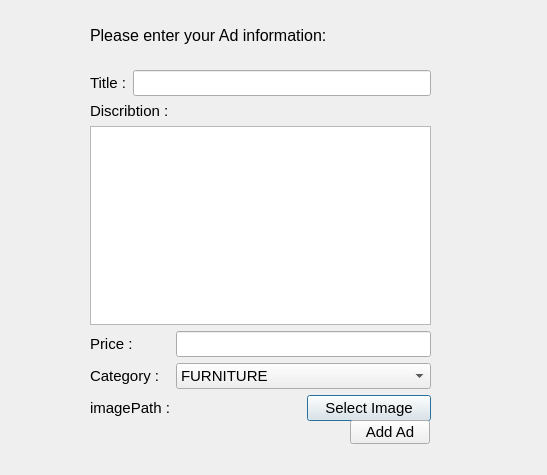
<?xml version="1.0" encoding="UTF-8"?>
<ui version="4.0">
 <class>AddAdDialog</class>
 <widget class="QDialog" name="AddAdDialog">
  <property name="geometry">
   <rect>
    <x>0</x>
    <y>0</y>
    <width>547</width>
    <height>475</height>
   </rect>
  </property>
  <property name="font">
   <font>
    <pointsize>11</pointsize>
   </font>
  </property>
  <property name="windowTitle">
   <string>Dialog</string>
  </property>
  <widget class="QWidget" name="verticalLayoutWidget_2">
   <property name="geometry">
    <rect>
     <x>90</x>
     <y>70</y>
     <width>341</width>
     <height>351</height>
    </rect>
   </property>
   <layout class="QVBoxLayout" name="verticalLayout_4">
    <item>
     <layout class="QHBoxLayout" name="horizontalLayout">
      <item>
       <widget class="QLabel" name="label_6">
        <property name="text">
         <string>Title :</string>
        </property>
       </widget>
      </item>
      <item>
       <widget class="QLineEdit" name="titleLineEdit"/>
      </item>
     </layout>
    </item>
    <item>
     <widget class="QLabel" name="label_4">
      <property name="text">
       <string>Discribtion :</string>
      </property>
     </widget>
    </item>
    <item>
     <widget class="QTextEdit" name="descTextEdit"/>
    </item>
    <item>
     <layout class="QHBoxLayout" name="horizontalLayout_2">
      <item>
       <layout class="QVBoxLayout" name="verticalLayout_3">
        <item>
         <widget class="QLabel" name="label">
          <property name="text">
           <string>Price :</string>
          </property>
         </widget>
        </item>
        <item>
         <widget class="QLabel" name="label_2">
          <property name="text">
           <string>Category :</string>
          </property>
         </widget>
        </item>
        <item>
         <widget class="QLabel" name="label_3">
          <property name="text">
           <string>imagePath :</string>
          </property>
         </widget>
        </item>
       </layout>
      </item>
      <item>
       <layout class="QVBoxLayout" name="verticalLayout_5">
        <item>
         <widget class="QLineEdit" name="priceLineEdit_3"/>
        </item>
        <item>
         <widget class="QComboBox" name="categoryComboBox">
          <item>
           <property name="text">
            <string>FURNITURE</string>
           </property>
          </item>
          <item>
           <property name="text">
            <string>ELECTRONICS</string>
           </property>
          </item>
          <item>
           <property name="text">
            <string>CLOTHING</string>
           </property>
          </item>
          <item>
           <property name="text">
            <string>Other</string>
           </property>
          </item>
         </widget>
        </item>
        <item>
         <layout class="QHBoxLayout" name="horizontalLayout_3">
          <item>
           <widget class="QLabel" name="pathLabel_7">
            <property name="text">
             <string/>
            </property>
           </widget>
          </item>
          <item>
           <widget class="QPushButton" name="SelectImagePushButton">
            <property name="text">
             <string>Select Image</string>
            </property>
           </widget>
          </item>
         </layout>
        </item>
       </layout>
      </item>
     </layout>
    </item>
   </layout>
  </widget>
  <widget class="QPushButton" name="addAdpushButton">
   <property name="geometry">
    <rect>
     <x>350</x>
     <y>420</y>
     <width>80</width>
     <height>24</height>
    </rect>
   </property>
   <property name="text">
    <string>Add Ad</string>
   </property>
  </widget>
  <widget class="QLabel" name="label_5">
   <property name="geometry">
    <rect>
     <x>90</x>
     <y>20</y>
     <width>331</width>
     <height>31</height>
    </rect>
   </property>
   <property name="font">
    <font>
     <pointsize>12</pointsize>
    </font>
   </property>
   <property name="text">
    <string>Please enter your Ad information:</string>
   </property>
  </widget>
 </widget>
 <resources/>
 <connections/>
</ui>
